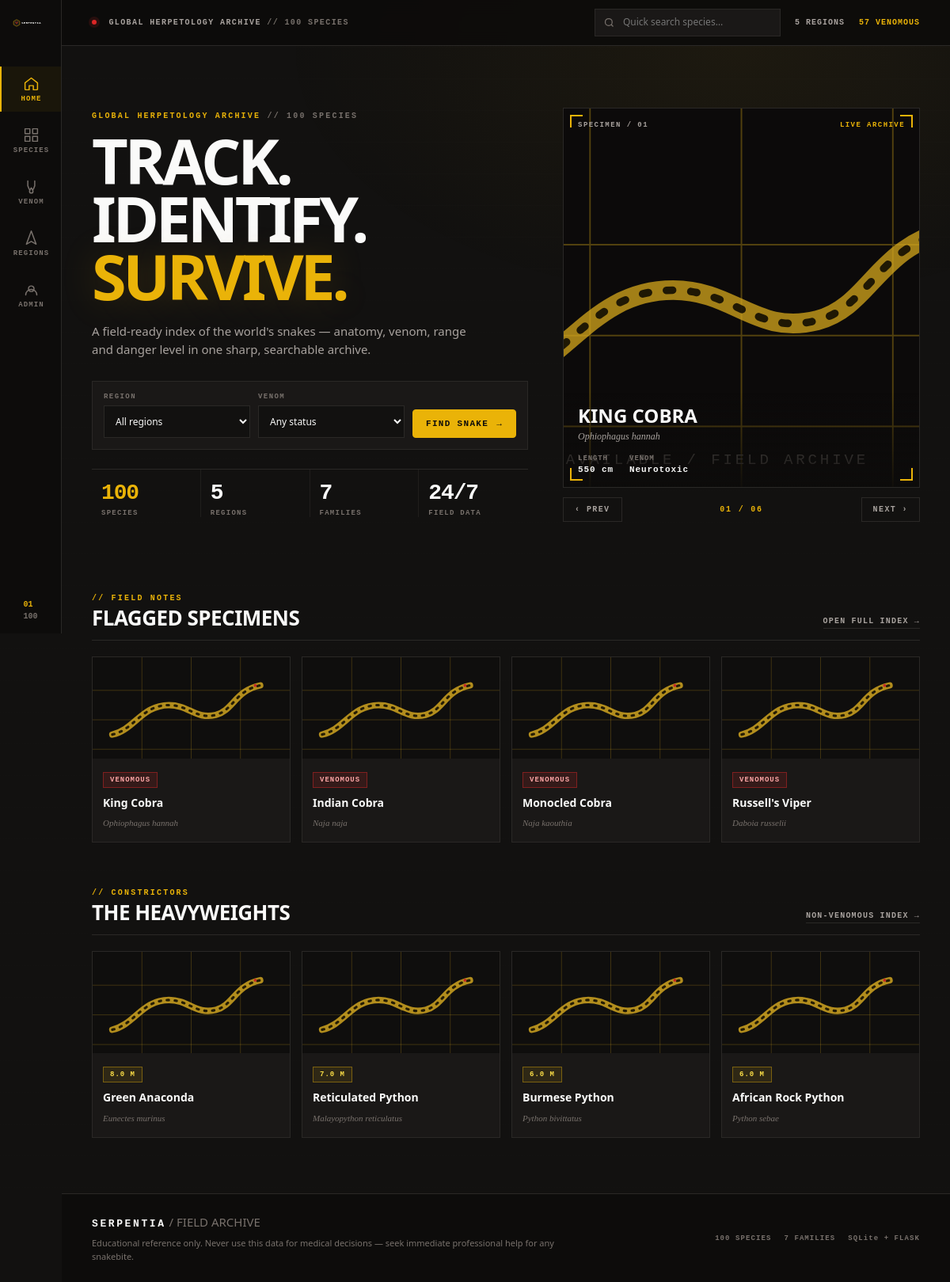
The page / on the database its author committed.
### tables this page shows
CREATE TABLE snakes (
    id              INTEGER PRIMARY KEY AUTOINCREMENT,
    common_name     TEXT NOT NULL,
    scientific_name TEXT NOT NULL UNIQUE,
    family          TEXT NOT NULL DEFAULT '',
    continent       TEXT NOT NULL DEFAULT '',
    country         TEXT NOT NULL DEFAULT '',
    habitat         TEXT NOT NULL DEFAULT '',
    length_cm       INTEGER NOT NULL DEFAULT 0,
    venom_status    TEXT NOT NULL DEFAULT 'Non-Venomous',
    venom_type      TEXT NOT NULL DEFAULT 'None',
    danger_level    INTEGER NOT NULL DEFAULT 1,
    head_shape      TEXT NOT NULL DEFAULT '',
    pupil_shape     TEXT NOT NULL DEFAULT '',
    color_morphs    TEXT NOT NULL DEFAULT '',
    image_url       TEXT NOT NULL DEFAULT '',
    description     TEXT NOT NULL DEFAULT '',
    created_at      TEXT NOT NULL DEFAULT CURRENT_TIMESTAMP
);

### routes/web_routes.py (the view)
@web.route("/")
def index():
    placeholders = ",".join("?" for _ in FEATURED_IDS)
    featured = fetch_all(
        f"SELECT * FROM snakes WHERE id IN ({placeholders})",
        FEATURED_IDS,
    )
    by_id = {s["id"]: s for s in featured}
    featured = [by_id[i] for i in FEATURED_IDS if i in by_id]
    venomous = fetch_all("SELECT * FROM snakes WHERE venom_status = 'Venomous' ORDER BY danger_level DESC LIMIT 4")
    giants = fetch_all("SELECT * FROM snakes WHERE venom_status = 'Non-Venomous' ORDER BY length_cm DESC LIMIT 4")
    return render_template("index.html", featured=featured, venomous=venomous, giants=giants)

### db.py (called while the page is built)
def get_db() -> sqlite3.Connection:
    path = current_app.config.get("DATABASE", DEFAULT_DB_PATH)
    conn = sqlite3.connect(path)
    conn.row_factory = sqlite3.Row
    return conn

def row_to_dict(row: sqlite3.Row | None) -> dict | None:
    if row is None:
        return None
    return dict(row)

def fetch_all(query: str, params: tuple = ()) -> list[dict]:
    conn = get_db()
    try:
        return [dict(r) for r in conn.execute(query, params).fetchall()]
    finally:
        conn.close()

def fetch_one(query: str, params: tuple = ()) -> dict | None:
    conn = get_db()
    try:
        return row_to_dict(conn.execute(query, params).fetchone())
    finally:
        conn.close()

### templates/index.html (shortened to what this page needs)
{% extends "base.html" %}
{% block content %}
<section class="hero" id="hero">
  <div class="hero-copy">
    <p class="eyebrow">GLOBAL HERPETOLOGY ARCHIVE <span>// 100 SPECIES</span></p>
    <h1 class="hero-headline">TRACK.<br>IDENTIFY.<br><span class="amber-text">SURVIVE.</span></h1>
    <p class="hero-lede">
      A field-ready index of the world's snakes — anatomy, venom, range and
      danger level in one sharp, searchable archive.
    </p>
    <form class="quick-id" action="{{ url_for('web.directory') }}" method="get">
      <label>
        <span>REGION</span>
        <select name="continent">
          <option value="All">All regions</option>
        </select>
      </label>
      <label>
        <span>VENOM</span>
        <select name="venom">
          <option value="All">Any status</option>
        </select>
      </label>
      <button class="btn btn--amber" type="submit">FIND SNAKE <span aria-hidden="true">→</span></button>
    </form>
    <div class="stat-strip">
      <div class="stat-box"><strong>{{ site_stats.total|default(100) }}</strong><span>SPECIES</span></div>
      <div class="stat-box"><strong>{{ site_stats.continents|default(5) }}</strong><span>REGIONS</span></div>
      <div class="stat-box"><strong>{{ site_stats.families|default(0) }}</strong><span>FAMILIES</span></div>
      <div class="stat-box"><strong>24/7</strong><span>FIELD DATA</span></div>
    </div>
  </div>
  <div class="hero-visual">
    <div class="hero-frame" id="hero-frame">
      <span class="ghost-word" aria-hidden="true">SERPENT</span>
      <img id="hero-image" data-fallback src="{{ featured[0].image_url }}" alt="{{ featured[0].common_name }}">
      <div class="hud hud--top">
        <span class="hud-label">SPECIMEN / <span id="hero-index">01</span></span>
        <span class="hud-label">LIVE ARCHIVE</span>
      </div>
      <div class="hud hud--bottom">
        <strong id="hero-name">{{ featured[0].common_name }}</strong>
        <em id="hero-scientific">{{ featured[0].scientific_name }}</em>
        <div class="hud-row">
          <span>LENGTH <b id="hero-length">{{ featured[0].length_cm }} cm</b></span>
          <span>VENOM <b id="hero-venom">{{ featured[0].venom_type }}</b></span>
        </div>
      </div>
      <span class="frame-corner tl"></span><span class="frame-corner tr"></span>
      <span class="frame-corner bl"></span><span class="frame-corner br"></span>
    </div>
    <div class="slider-controls">
      <button type="button" class="slider-btn" id="hero-prev">‹ PREV</button>
      <span class="slider-counter" id="hero-counter">01 / {{ '%02d'|format(featured|length) }}</span>
      <button type="button" class="slider-btn" id="hero-next">NEXT ›</button>
    </div>
  </div>
</section>
<section class="section-block" id="field-notes">
  <div class="section-head">
    <div>
      <p class="eyebrow">// FIELD NOTES</p>
      <h2>FLAGGED SPECIMENS</h2>
    </div>
    <a class="text-link" href="{{ url_for('web.directory') }}">OPEN FULL INDEX →</a>
  </div>
  <div class="mini-grid">
    {% for snake in venomous[:4] %}
      <a class="mini-card" href="{{ url_for('web.snake_detail', snake_id=snake.id) }}">
        <img data-fallback src="{{ snake.image_url }}" alt="{{ snake.common_name }}" loading="lazy">
        <div>
          <span class="tag tag--red">VENOMOUS</span>
          <h3>{{ snake.common_name }}</h3>
          <em>{{ snake.scientific_name }}</em>
        </div>
      </a>
    {% endfor %}
  </div>
</section>
<section class="section-block">
  <div class="section-head">
    <div>
      <p class="eyebrow">// CONSTRICTORS</p>
      <h2>THE HEAVYWEIGHTS</h2>
    </div>
    <a class="text-link" href="{{ url_for('web.directory', venom='Non-Venomous') }}">NON-VENOMOUS INDEX →</a>
  </div>
  <div class="mini-grid">
    {% for snake in giants[:4] %}
      <a class="mini-card" href="{{ url_for('web.snake_detail', snake_id=snake.id) }}">
        <img data-fallback src="{{ snake.image_url }}" alt="{{ snake.common_name }}" loading="lazy">
        <div>
          <span class="tag tag--amber">{{ (snake.length_cm / 100)|round(1) }} M</span>
          <h3>{{ snake.common_name }}</h3>
          <em>{{ snake.scientific_name }}</em>
        </div>
      </a>
    {% endfor %}
  </div>
</section>
{% endblock %}

### templates/base.html (shortened to what this page needs)
<!doctype html>
<html lang="en">
<head>
  <link rel="stylesheet" href="{{ url_for('static', filename='css/variables.css') }}">
  <link rel="stylesheet" href="{{ url_for('static', filename='css/style.css') }}">
  <link rel="stylesheet" href="{{ url_for('static', filename='css/hero.css') }}">
  <link rel="stylesheet" href="{{ url_for('static', filename='css/infographic.css') }}">
</head>
<body>
<div class="app-shell">
  <aside class="rail" aria-label="Primary navigation">
    <a class="rail-logo" href="{{ url_for('web.index') }}" title="Serpentia home">
      <img src="{{ url_for('static', filename='assets/logo.svg') }}" alt="Serpentia emblem">
    </a>
    <nav class="rail-nav">
      <a href="{{ url_for('web.index') }}" class="rail-link {% if request.endpoint == 'web.index' %}active{% endif %}" title="Home">
        <svg viewBox="0 0 24 24" aria-hidden="true"><path d="M3 11l9-7 9 7v9a1 1 0 0 1-1 1h-5v-6H9v6H4a1 1 0 0 1-1-1z"/></svg>
        <span>Home</span>
      </a>
      <a href="{{ url_for('web.directory') }}" class="rail-link {% if request.endpoint == 'web.directory' %}active{% endif %}" title="All 100 snakes">
        <svg viewBox="0 0 24 24" aria-hidden="true"><rect x="3" y="3" width="7" height="7"/><rect x="14" y="3" width="7" height="7"/><rect x="3" y="14" width="7" height="7"/><rect x="14" y="14" width="7" height="7"/></svg>
        <span>Species</span>
      </a>
      <a href="{{ url_for('web.venom_guide') }}" class="rail-link {% if request.endpoint == 'web.venom_guide' %}active{% endif %}" title="Venom guide">
        <svg viewBox="0 0 24 24" aria-hidden="true"><path d="M7 4v7l2 5M17 4v7l-2 5M12 14c-1.5 2-2.5 3.5-2.5 5a2.5 2.5 0 0 0 5 0c0-1.5-1-3-2.5-5z"/></svg>
        <span>Venom</span>
      </a>
      <a href="{{ url_for('web.regions') }}" class="rail-link {% if request.endpoint == 'web.regions' %}active{% endif %}" title="Regions">
        <svg viewBox="0 0 24 24" aria-hidden="true"><polygon points="12 2 19 21 12 17 5 21 12 2"/></svg>
        <span>Regions</span>
      </a>
      <a href="{{ url_for('web.admin') }}" class="rail-link {% if request.endpoint == 'web.admin' %}active{% endif %}" title="Admin">
        <svg viewBox="0 0 24 24" aria-hidden="true"><path d="M12 15a4 4 0 1 0 0-8 4 4 0 0 0 0 8zM4 20a8 8 0 0 1 16 0"/></svg>
        <span>Admin</span>
      </a>
    </nav>
    <div class="rail-foot"><span>01</span><span>100</span></div>
  </aside>
  <div class="main-wrap">
    <header class="utility-bar">
      <div class="utility-tag"><span class="pulse-dot"></span> GLOBAL HERPETOLOGY ARCHIVE <span class="dim">// {{ site_stats.total|default(100) }} SPECIES</span></div>
      <div class="utility-right">
        <form class="utility-search" action="{{ url_for('web.directory') }}" method="get">
          <svg viewBox="0 0 24 24" aria-hidden="true"><circle cx="11" cy="11" r="7"/><path d="M20 20l-4-4"/></svg>
          <input type="search" name="q" placeholder="Quick search species…" aria-label="Quick search">
        </form>
        <span class="utility-stat">{{ site_stats.continents|default(5) }} REGIONS</span>
        <span class="utility-stat accent">{{ site_stats.venomous|default(0) }} VENOMOUS</span>
      </div>
    </header>
    <main id="main">{% block content %}{% endblock %}</main>
    <footer class="site-footer">
      <div>
        <strong>SERPENTIA</strong> <span class="dim">/ FIELD ARCHIVE</span>
        <p>Educational reference only. Never use this data for medical decisions — seek immediate professional help for any snakebite.</p>
      </div>
      <div class="footer-meta">
        <span>100 SPECIES</span><span>{{ site_stats.families|default(0) }} FAMILIES</span><span>SQLite + FLASK</span>
      </div>
    </footer>
  </div>
</div>
</body>
</html>

### static/css/variables.css (style rules this page uses)
:root { --obsidian: #121110; --obsidian-deep: #0d0c0b; --surface: #1a1817; --surface-2: #211e1c; --surface-3: #292521; --line: #2a2826; --line-soft: #201e1c; --amber: #eab308; --amber-deep: #ca8a04; --crimson: #dc2626; --green: #65a30d; --ink: #fafaf9; --muted: #a8a29e; --dim: #78716c; --radius: 4px; --font: "Segoe UI", Roboto, Helvetica, Arial, sans-serif; --mono: ui-monospace, "SFMono-Regular", "Cascadia Mono", Consolas, "Liberation Mono", monospace; --shadow: 0 18px 50px rgba(0, 0, 0, 0.45); }

### rows shown on the page
snakes: common_name "King Cobra", scientific_name "Ophiophagus hannah"
snakes: common_name "Indian Cobra", scientific_name "Naja naja"
snakes: common_name "Monocled Cobra", scientific_name "Naja kaouthia"
snakes: common_name "Russell's Viper", scientific_name "Daboia russelii"
snakes: (snake.length_cm/100)|round(1) "8.0", common_name "Green Anaconda", scientific_name "Eunectes murinus"
snakes: (snake.length_cm/100)|round(1) "7.0", common_name "Reticulated Python", scientific_name "Malayopython reticulatus"
snakes: (snake.length_cm/100)|round(1) "6.0", common_name "Burmese Python", scientific_name "Python bivittatus"
snakes: (snake.length_cm/100)|round(1) "6.0", common_name "African Rock Python", scientific_name "Python sebae"

### other values the page prints
{{ site_stats.total|default(100) }} "100"
{{ site_stats.continents|default(5) }} "5"
{{ site_stats.venomous|default(0) }} "57"
{{ site_stats.families|default(0) }} "7"
